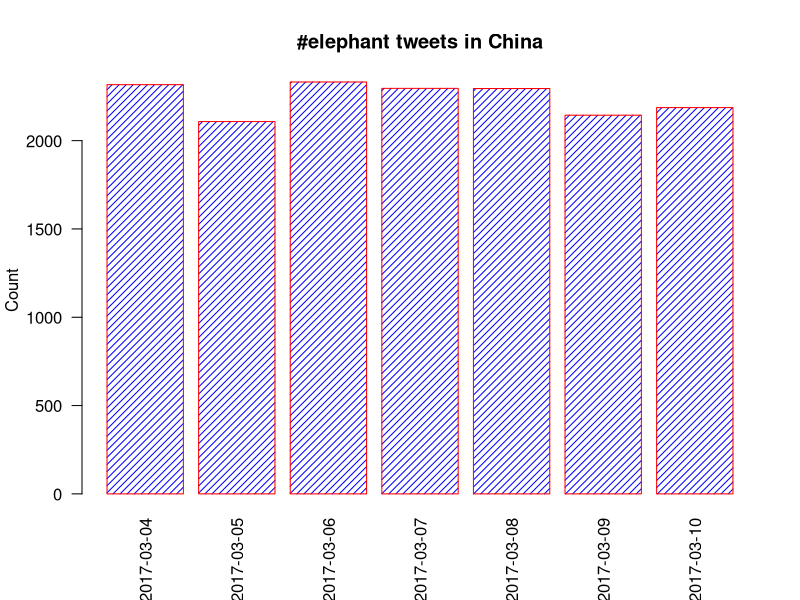

Source code (R):
## plotting the results in a blox plot

dat <- as.Date( c(
  "2017-03-04",
  "2017-03-05",
  "2017-03-06",
  "2017-03-07",
  "2017-03-08",
  "2017-03-09",
  "2017-03-10"))

tweets <- c(2317, 2108, 2332, 2296, 2295, 2144, 2187)

x <- rep(dat, tweets)
barplot(table(x),
        main="#elephant tweets in China",
        ylab="Count",
        border="red",
        col="blue",
        density=20,
        las=2
)


